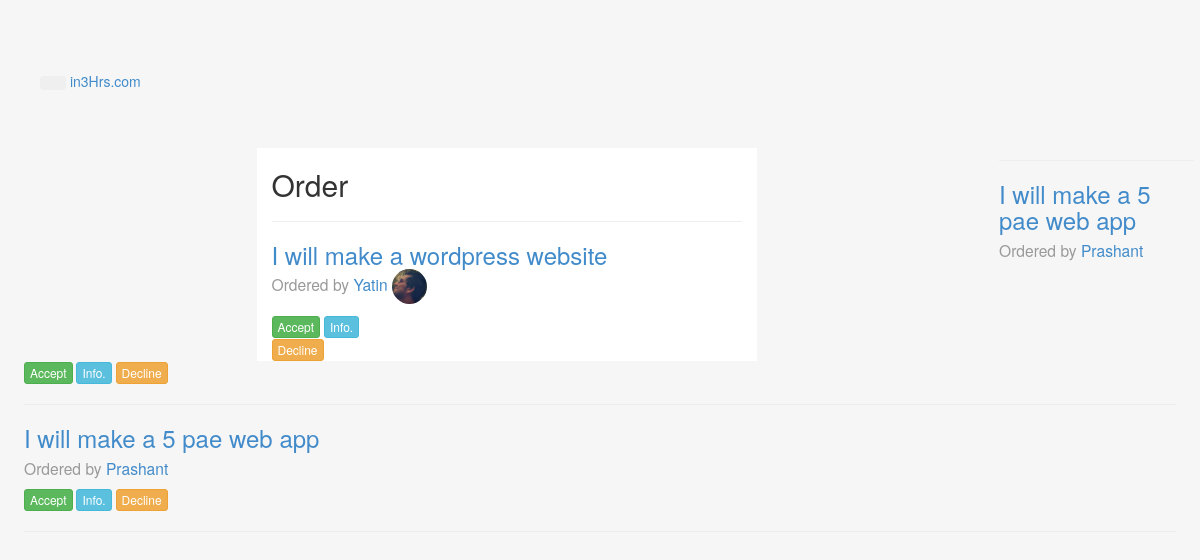
The app's page /public/orders/vieworders.html.php (signed in) with its own data.
### tables this page shows
CREATE TABLE IF NOT EXISTS `offering` (
  `offer_id` int(15) NOT NULL AUTO_INCREMENT,
  `user_id` int(20) NOT NULL,
  `title` varchar(100) NOT NULL,
  `description` text NOT NULL,
  `picture` text NOT NULL,
  `date` datetime NOT NULL,
  `instruction` text,
  PRIMARY KEY (`offer_id`)
);

CREATE TABLE IF NOT EXISTS `user` (
  `user_id` int(20) NOT NULL AUTO_INCREMENT,
  `name` varchar(20) NOT NULL,
  `email` text NOT NULL,
  `pass` varchar(20) NOT NULL,
  `linkedin` varchar(20) NOT NULL,
  `about` text NOT NULL,
  `picture` text NOT NULL,
  `paypal` varchar(20) NOT NULL,
  PRIMARY KEY (`user_id`)
);

### public/models/orders.php (called while the page is built, shortened)
<?php
	class orders{
	public function get_orders($userid)
	{
				$con=create_connection();
				$sql=mysqli_query($con,"SELECT * FROM orders  INNER JOIN offering ON orders.user_id='$userid' &&  orders.offer_id=offering.offer_id ")or die(mysqli_error($con));
	            $rowcount=mysqli_num_rows($sql);
	            $result=mysqli_fetch_array($sql);
                for($row=0;$row<$rowcount;$row++)
                {
                    $data[$row][0]=$result['picture'];
                    $data[$row][1]=$result['title'];
                    $data[$row][2]=$result['status'];
                    $data[$row][3]=$result['offer_id'];
                    $data[$row][4]=$result['details'];
                   $result=mysqli_fetch_array($sql);
                }
                return($data);
   	}
}
?>

### public/models/users.php (called while the page is built, shortened)
<?php
	class users{
		public function get_user_by_id($user_id){
			$con = create_connection();
			$sql_query=mysqli_query($con,"SELECT * FROM user WHERE user_id=$user_id") or die("query is wrong");
			$row2=mysqli_fetch_array($sql_query);
			$data[0]=$row2['name'];
			$data[1]=$row2['email'];
		    $data[2]=$row2['linkedin'];
		    $data[3]=$row2['about'];
		    $data[4]=$row2['picture'];
		    $data[5]=$row2['paypal'];
		    return($data);
		}
		public function get_user_by_offer_id($offer_id){
			$con = create_connection();
			$sql_query=mysqli_query($con,"SELECT user.user_id,user.name,user.email,user.linkedin,user.about,user.picture,user.paypal,user.user_id,offering.offer_id,offering.user_id from user  inner join offering  on offering.offer_id='$offer_id' && user.user_id = offering.user_id");
			$row2 = mysqli_fetch_array($sql_query);
			$data[0]=$row2['name'];
			$data[1]=$row2['email'];
		    $data[2]=$row2['linkedin'];
		    $data[3]=$row2['about'];
		    $data[4]=$row2['picture'];
		    $data[5]=$row2['paypal'];
		    $data[6]=$row2['user_id'];
		    return($data);
		}
}
?>

### public/orders/vieworders.html.php (the view, shortened to what this page needs)
<?php
include('../../public/models/users.php');
include('../../public/models/orders.php');
$user=new users;
$userdata= $user->get_user_by_id($_SESSION['userid']);
$order=new orders;
$orders=$order->get_orders($_SESSION['userid'],2);
$orders_length=sizeof($orders);
?>
<!doctype html>
<html lang="en">
	<head>
		<link rel="stylesheet" type="text/css" href="../css/lib/bootstrap.css">
	</head>
	<body>
		<?php include '../includes/header.inc.php'; ?>
		<div class = "container">
			<div class = "row">
				<div class = "col-md-8 col-md-offset-2">
					<div class="col-md-8 coloumnBox" style="margin-top:1%;margin-left:3%;">
				        <h2>Order</h2>
				        <hr>
				        <?php
				        if($orders==0)
				          echo "You don't have any orders now. Relax!!!";
				        else{
				        for($row=0;$row<$orders_length;$row++)
				        {
				            $get_user= new users;
				            $user_data=$get_user->get_user_by_offer_id($orders[$row][3]);
				         ?>
				        <h3>
						    <a href="#"><?php echo $orders[$row][1]; ?></a> <br>
						    <small>Ordered by <a href="#"><?php echo $user_data[0]; ?></a>
						    <img src="<?php echo "../".$user_data[4]; ?>" alt="" class="img-circle" width="35px">
						    </small>
						</h3>
						<div class="row">
						    <div class="col-md-4">
						        <button class="btn btn-xs btn-success">Accept</button>
						        <button class="btn btn-xs btn-info">Info.</button>
						       	<button class="btn btn-xs btn-warning">Decline</button>
						    </div>
					    </div>
					</div>
				</div>
					<hr>
						<?php }} ?>
	</body>
</html>

### public/orders/vieworders.html.php (style rules this page uses)
body { background: #f6f6f6; margin-top: 70px; margin-left: 2%; margin-right: 2%; }
.coloumnBox { background:white; margin-right:1%; }

### records on screen
offering: title "I will make a wordpress website"
offering: title "I will make a 5 pae web app", user.name "Prashant"

### other values on screen
$user_data[0] "Yatin"
$orders[$row][1] "I will make a 5 pae web app"
